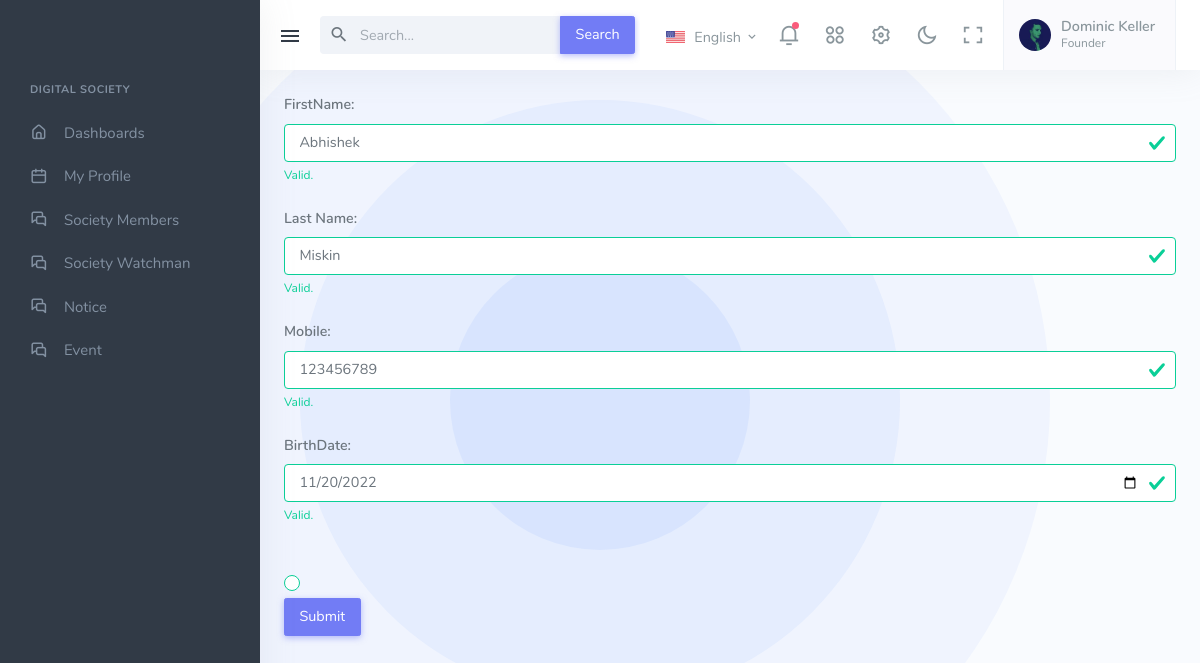
Page /profile_page/ (signed in) on the earlier database version.
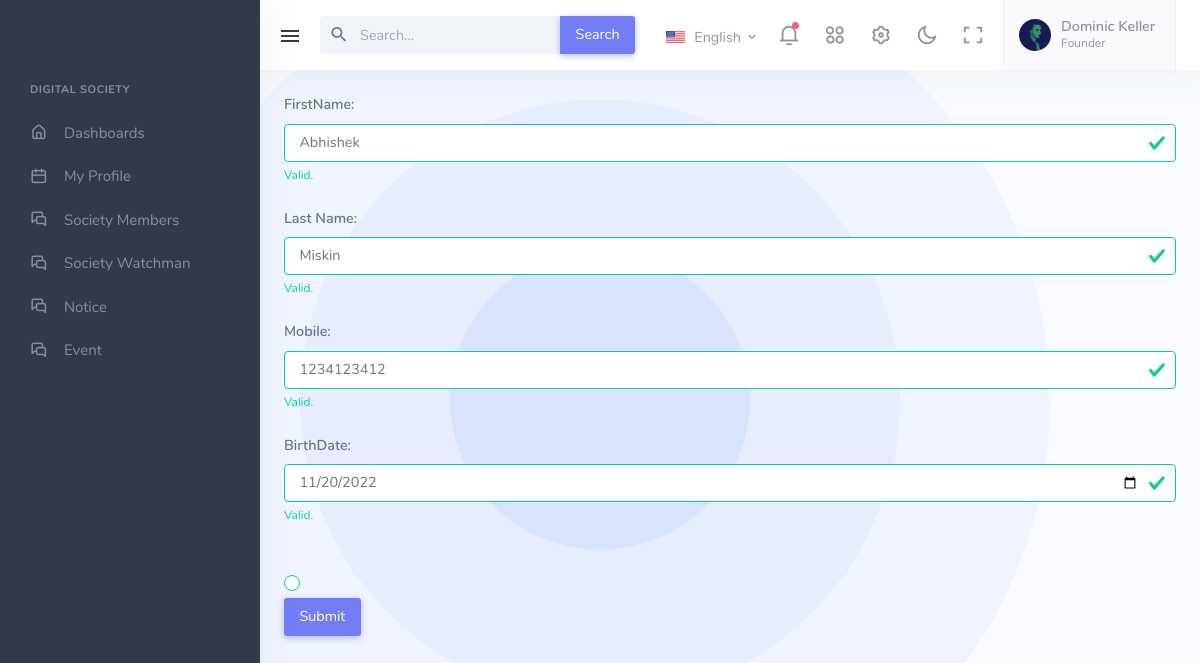
Same page on the later database version.
### digital_App/models.py (models this page shows, shortened)
class Member(models.Model):
    User = models.ForeignKey(User, on_delete=models.CASCADE)
    FullName = models.CharField(max_length=15, default=str(), blank=True)
    Mobile = models.CharField(max_length=10, default=str(), blank=True)
    Gender = models.CharField(max_length=6, choices=gender_choices, default=str(), blank=True)
    Birthday = models.DateField(default="2022-11-20")
    class Meta:
        db_table = "Member"

### digital_App/views.py (the view)
# urls.py: path("profile_page/", profile_page, name="profile_page"),
def profile_page(request):
    if 'email' in request.session:
        profile_data(request)
        return render(request, 'profile_page.html', default_data)
    return render(request, 'profile_page.html')

### digital_App/views.py (called while the page is built)
def profile_data(request):
    print(request.POST)
    user = User.objects.get(Email = request.session['email'])
    member = Member.objects.get(User = user)
    member.first_name = member.FullName.split()[0]
    member.last_name = member.FullName.split()[1]
    member.birthday = member.Birthday.strftime("%Y-%m-%d")
    member.mobile = member.Mobile
    default_data["member_data"]= member

### digital_App/templates/profile_page.html (shortened to what the changed rows need)
{% extends 'base.html' %}
{% load static %}
{% block Main_Code %}
<div class="content-page">
    <div class="content">
        <div class="container-fluid">
            <form class="was-validated" method="post" action="">
                <div class="mb-3 mt-3">
                    <label for="uname" class="form-label">FirstName:</label>
                    <input type="text" class="form-control" id="uname" name="first_name"
                        value="{{member_data.first_name}}" required>
                    <div class="valid-feedback">Valid.</div>
                </div>
                <div class="mb-3 mt-3">
                    <label for="uname" class="form-label">Last Name:</label>
                    <input type="text" class="form-control" id="uname" name="last_name"
                        value="{{member_data.last_name}}" required>
                    <div class="valid-feedback">Valid.</div>
                </div>
                <div class="mb-3 mt-3">
                    <label for="uname" class="form-label">Mobile:</label>
                    <input type="text" class="form-control" id="uname" placeholder="Enter username"
                        name="mobile" value="{{member_data.mobile}}" required>
                    <div class="valid-feedback">Valid.</div>
                </div>
                <div class="mb-3 mt-3">
                    <label for="uname" class="form-label">BirthDate:</label>
                    <input type="date" class="form-control" id="uname" placeholder="Enter username"
                        name="birthdate" value="{{member_data.birthday}}" required>
                    <div class="valid-feedback">Valid.</div>
                </div>
            </form>
        </div>
    </div>
</div>
{% endblock %}

Differences in the rows shown:
changed Member "Abhishek": mobile "123456789" → "1234123412"
